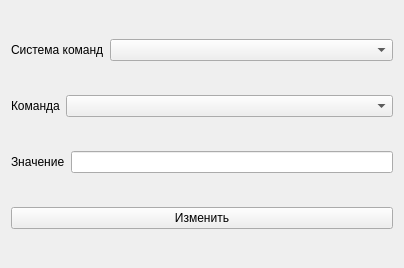
<?xml version="1.0" encoding="UTF-8"?>
<ui version="4.0">
 <class>EditComandForm</class>
 <widget class="QWidget" name="EditComandForm">
  <property name="geometry">
   <rect>
    <x>0</x>
    <y>0</y>
    <width>404</width>
    <height>268</height>
   </rect>
  </property>
  <property name="windowTitle">
   <string>Изменить команду</string>
  </property>
  <layout class="QVBoxLayout" name="verticalLayout">
   <item>
    <layout class="QHBoxLayout" name="horizontalLayout">
     <item>
      <widget class="QLabel" name="label">
       <property name="sizePolicy">
        <sizepolicy hsizetype="Fixed" vsizetype="Preferred">
         <horstretch>0</horstretch>
         <verstretch>0</verstretch>
        </sizepolicy>
       </property>
       <property name="text">
        <string>Система команд</string>
       </property>
      </widget>
     </item>
     <item>
      <widget class="QComboBox" name="systemsComboBox"/>
     </item>
    </layout>
   </item>
   <item>
    <layout class="QHBoxLayout" name="horizontalLayout_2">
     <item>
      <widget class="QLabel" name="label_2">
       <property name="sizePolicy">
        <sizepolicy hsizetype="Fixed" vsizetype="Preferred">
         <horstretch>0</horstretch>
         <verstretch>0</verstretch>
        </sizepolicy>
       </property>
       <property name="text">
        <string>Команда</string>
       </property>
      </widget>
     </item>
     <item>
      <widget class="QComboBox" name="comandsComboBox"/>
     </item>
    </layout>
   </item>
   <item>
    <layout class="QHBoxLayout" name="horizontalLayout_3">
     <item>
      <widget class="QLabel" name="label_3">
       <property name="text">
        <string>Значение</string>
       </property>
      </widget>
     </item>
     <item>
      <widget class="QLineEdit" name="comandValue"/>
     </item>
    </layout>
   </item>
   <item>
    <widget class="QPushButton" name="editComandButton">
     <property name="text">
      <string>Изменить</string>
     </property>
    </widget>
   </item>
  </layout>
 </widget>
 <resources/>
 <connections/>
</ui>
